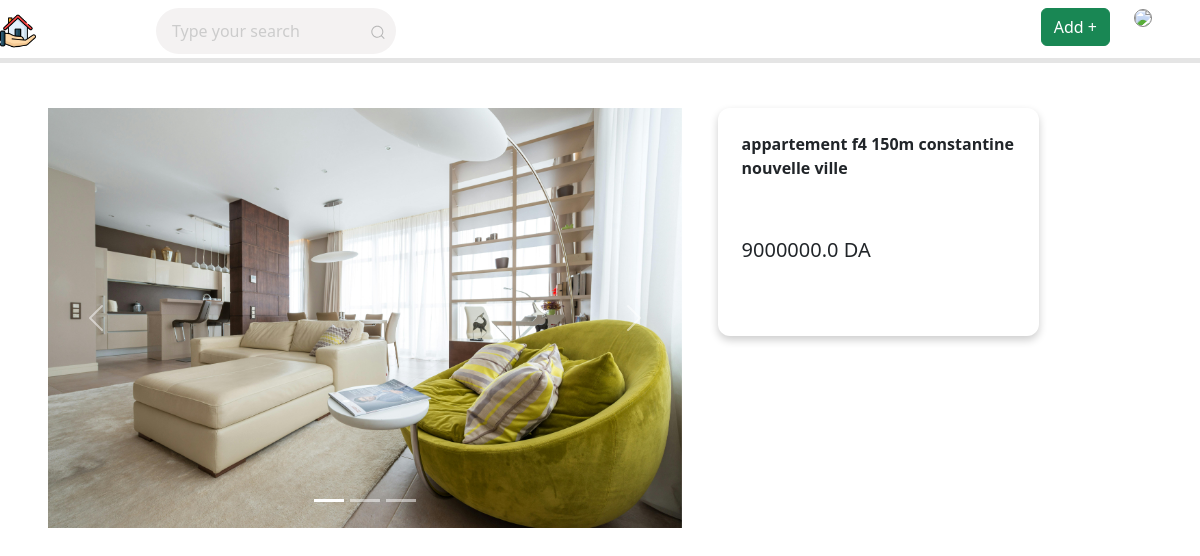
Page /real_estate/home/annonce/13 on the committed database.
### main/models.py (models this page shows, shortened)
class media_files(models.Model):
    post_id = models.ForeignKey("post",on_delete=models.CASCADE)
    path = models.ImageField(upload_to='post_pics/')

class post(models.Model):
    user_id = models.ForeignKey("custom_user",on_delete=models.CASCADE)
    title = models.CharField(max_length=256)
    space = models.FloatField()
    floor_num = models.IntegerField()
    description = models.CharField(max_length=1024)
    price = models.FloatField()
    location = models.CharField(max_length=256)

### main/views.py (the view)
def show_post(request,post_id):
   Post = post.objects.prefetch_related('media_files_set').get(pk=post_id)
   return render(request,'post.html',{'post':Post})

### main/templates/post.html (shortened to what this page needs)
{% load static %}
<!DOCTYPE html>
<html lang="en">
<head>
    <link href="https://cdn.jsdelivr.net/npm/bootstrap@5.3.3/dist/css/bootstrap.min.css" rel="stylesheet">
    <link rel="stylesheet" href="{% static 'css/post.css' %}">
    <link rel="stylesheet" href="{% static 'css/home.css'%}">
</head>
<body>
    <div class="navbar">
        <a href="{% url 'home'%}"><img src="{% static 'public/external/brand.png' %}" ></a>
        <div class="action-bar">
          <form action="{%url 'search'%}" method="post">
        <div class="search">
          <input type="text" class="search__input" placeholder="Type your search" name="search">
          <button class="search__button" type="submit">
          </button>
        </div>
          </form>
        <div class="account-container">
          {% if auth is False %}
           <a href="{% url 'login' %}"><button class="login-out">Login</button></a>
          {% else %}
          <div class="dropdown">
            <button class="btn btn-success" style="margin-right: 2vw;" type="button" id="dropdownMenuButton" data-bs-toggle="dropdown" aria-expanded="false">
              Add +</button>
          </div>
          <div class="dropdown">
            <button class="account" type ="button" data-bs-toggle="dropdown" aria-expanded="false"><img src= alt=""></button>
          </div>
          {% endif %}
        </div>
      </div>
      </div>
    <div class="main-container">
        <div class="post-medias">
            <div id="carouselExampleIndicators" class="carousel slide carousel">
                <div class="carousel-indicators">
                  <button type="button" data-bs-target="#carouselExampleIndicators" data-bs-slide-to="0" class="active" aria-current="true" aria-label="Slide 1"></button>
                  <button type="button" data-bs-target="#carouselExampleIndicators" data-bs-slide-to="1" aria-label="Slide 2"></button>
                  <button type="button" data-bs-target="#carouselExampleIndicators" data-bs-slide-to="2" aria-label="Slide 3"></button>
                </div>
                <div class="carousel-inner">
                  {%for media in post.media_files_set.all%}
                  {%if forloop.counter != 1%}
                  <div class="carousel-item">
                  {%else%}
                  <div class="carousel-item active">
                  {%endif%}
                    <img src="{{media.path.url}}" class="d-block w-100" alt="...">
                  </div>
                  {%endfor%}
                </div>
                <button class="carousel-control-prev" type="button" data-bs-target="#carouselExampleIndicators" data-bs-slide="prev">
                  <span class="carousel-control-prev-icon" aria-hidden="true"></span>
                </button>
                <button class="carousel-control-next" type="button" data-bs-target="#carouselExampleIndicators" data-bs-slide="next">
                  <span class="carousel-control-next-icon" aria-hidden="true"></span>
                </button>
              </div>
        </div>
        <div class="post-des">
            <div class="title">
                <p>{{post.title}}</p>
                <h5>{{post.price}} DA</h5>
            </div>
            <div class="user-info">
            </div>
        </div>
    </div>
</body>
</html>

### main/static/css/post.css (style rules this page uses)
.main-container { margin-left: 4vw; display: flex; margin-right: 3vw; margin-top: 4vw; height: 40vw; width: 96%; }
.post-medias { width: 55%; margin-right: 3vw; }
.carousel { height: 35vw; }
.carousel img { height: 35vw; }
.post-des { width: 30%; display: grid; }
.title { border: 1px black; border-radius: 12px; box-shadow: 0 4px 8px rgba(0, 0, 0, 0.2); height: 19vw; display: grid; padding: 2vw; margin-bottom: 2vw; margin-right: 2vw; }
.title p { font-weight: 900; }
.user-info { height: 19vw; padding: 2vw; }

### main/static/css/home.css (style rules this page uses)
.navbar { width: 100vw; height: 5vw; background-color:#ffffff; display: flex; flex-direction: row; justify-content: space-between; border-bottom: 2px solid rgba(0, 0, 0, 0.105); box-shadow: 0px 3px 0px rgba(0, 0, 0, 0.1); z-index: 999; }
.navbar img { max-width: 3vw; }
.action-bar { width: 90vw; display: flex; justify-content: space-between; flex-direction: row; }
.search { display: flex; align-items: center; justify-content: space-between; text-align: center; margin-left: 3vw; }
.search__input { font-family: inherit; font-size: inherit; background-color: #f4f2f2; border: none; color: #646464; padding: 0.7rem 1rem; border-radius: 30px; width: 20vw; transition: all ease-in-out .5s; margin-right: -2rem; }
.search__button { border: none; background-color: #f4f2f2; }
.search__icon { height: 1.3em; width: 1em; fill: #b4b4b4; }
.account-container { max-width: 15vw; display: flex; justify-content: flex-start; }
.account { border-radius: 50%; border: 0.5px solid rgba(0, 0, 0, 0.479); margin-right: 4vw; padding: 0; background: none; }
.account img { display: block; border-radius: 50%; }

### rows in the picture
media_files: path (picture)
post: title "appartement f4 150m constantine nouvelle ville", price "9000000.0"
